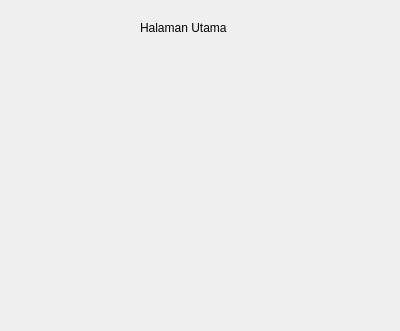
<?xml version="1.0" encoding="UTF-8"?>
<ui version="4.0">
 <class>Form</class>
 <widget class="QWidget" name="Form">
  <property name="geometry">
   <rect>
    <x>0</x>
    <y>0</y>
    <width>400</width>
    <height>331</height>
   </rect>
  </property>
  <property name="windowTitle">
   <string>Form</string>
  </property>
  <widget class="QLabel" name="label">
   <property name="geometry">
    <rect>
     <x>140</x>
     <y>20</y>
     <width>111</width>
     <height>16</height>
    </rect>
   </property>
   <property name="text">
    <string>Halaman Utama</string>
   </property>
  </widget>
 </widget>
 <resources/>
 <connections/>
</ui>
